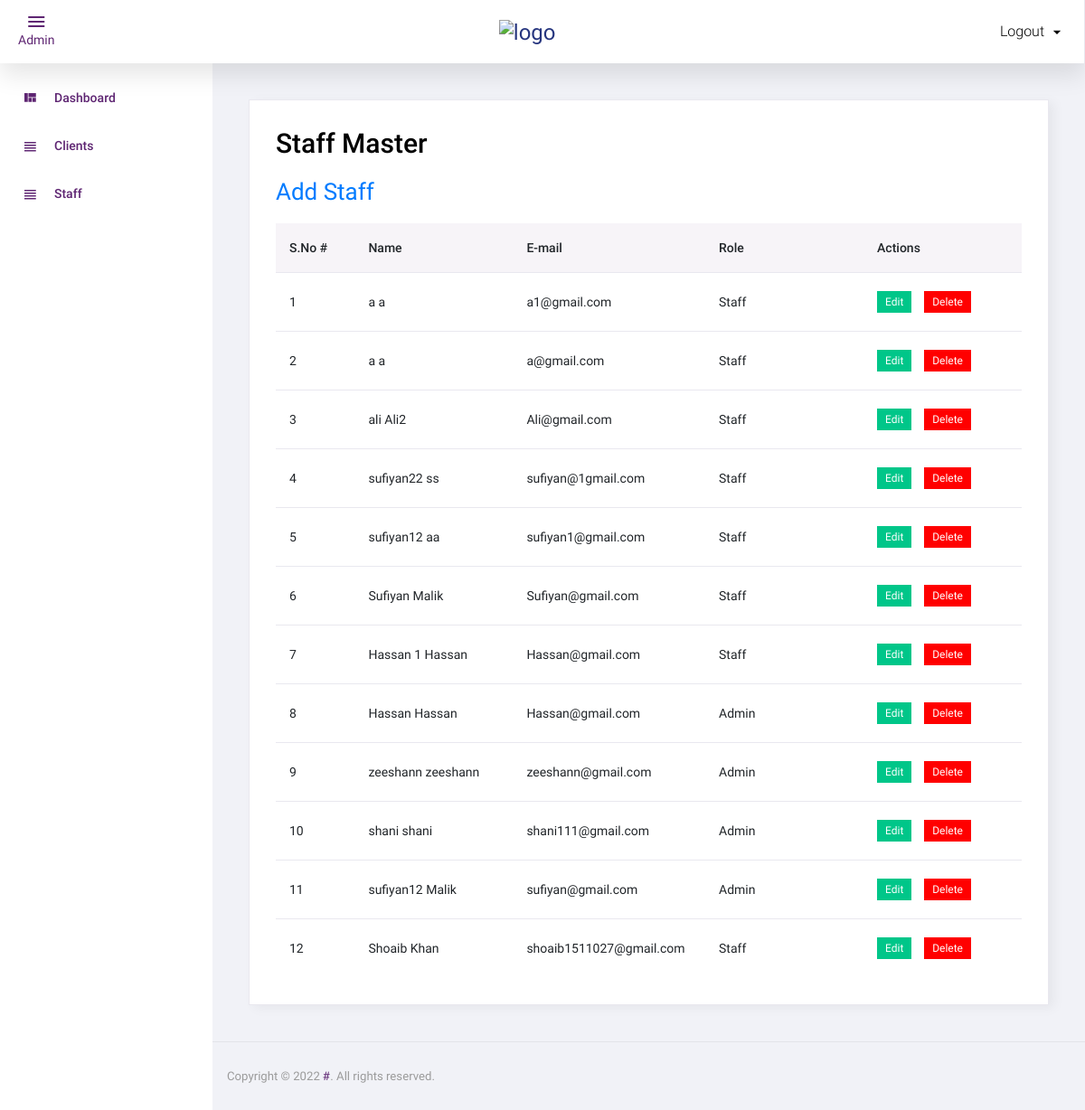
/admin/staff.php (signed in), run on the app's committed database.
### tables this page shows
CREATE TABLE `tbl_users` (
  `id` int(11) NOT NULL,
  `f_name` varchar(56) NOT NULL,
  `l_name` varchar(56) NOT NULL,
  `email` varchar(56) NOT NULL,
  `password` varchar(56) NOT NULL,
  `role` varchar(56) NOT NULL,
  `created_date` varchar(56) NOT NULL,
  `created_time` varchar(56) NOT NULL
);

### admin/staff.php (the view, shortened to what this page needs)
<?php
include('top.php');
$sql="select * from tbl_users order by id desc";
$res=mysqli_query($con,$sql);
?>
  <div class="card">
            <div class="card-body">
              <h1 class="grid_title">Staff Master</h1>
			  <a href="manage_staff.php" class="add_link">Add Staff</a>
              <div class="row grid_box">
                <div class="col-12">
                  <div class="table-responsive">
                    <table id="order-listing" class="table">
                      <thead>
                        <tr>
                            <th width="10%">S.No #</th>
                            <th width="20%">Name</th>
                            <th width="15%">E-mail</th>
                            <th width="20%">Role</th>
							<th width="20%">Actions</th>
                        </tr>
                      </thead>
                      <tbody>
                        <?php if(mysqli_num_rows($res)>0){
						$i=1;
						while($row=mysqli_fetch_assoc($res)){
						?>
						<tr>
                            <td><?php echo $i?></td>
                            <td><?php echo $row['f_name'] . " " . $row['l_name']?></td>
							<td><?php echo $row['email']?></td>
							<td>
							<?php
								if($row['role']=="1")
								{
									$row['role']="Admin";
									$name = $row['role'];
								}
								else
								{
									$row['role']="Staff";
									$name = $row['role'];
								}
							?>
							<?php echo $name;?>
						</td>
							<td>
								<a href="manage_staff.php?id=<?php echo $row['id']?>"><label class="badge badge-success hand_cursor">Edit</label></a>&nbsp;
								<a href="?id=<?php echo $row['id']?>&type=delete"><label class="badge badge-danger delete_red hand_cursor" onclick="return confirm('Are you sure want to delete?')">Delete</label></a>
							</td>
                        </tr>
                        <?php
						$i++;
						} } else { ?>
						<tr>
							<td colspan="5">No data found</td>
						</tr>
						<?php } ?>
                      </tbody>
                    </table>
                  </div>
				</div>
              </div>
            </div>
          </div>
<?php include('footer.php');?>

### data on the page
tbl_users: f_name "a", l_name "a", email "a1@gmail.com", name "Staff"
tbl_users: f_name "a", l_name "a", email "a@gmail.com", name "Staff"
tbl_users: f_name "ali", l_name "Ali2", email "Ali@gmail.com", name "Staff"
tbl_users: f_name "sufiyan22", l_name "ss", email "sufiyan@1gmail.com", name "Staff"
tbl_users: f_name "sufiyan12", l_name "aa", email "sufiyan1@gmail.com", name "Staff"
tbl_users: f_name "Sufiyan", l_name "Malik", email "Sufiyan@gmail.com", name "Staff"
tbl_users: f_name "Hassan 1", l_name "Hassan", email "Hassan@gmail.com", name "Staff"
tbl_users: f_name "Hassan", l_name "Hassan", email "Hassan@gmail.com", name "Admin"
tbl_users: f_name "zeeshann", l_name "zeeshann", email "zeeshann@gmail.com", name "Admin"
tbl_users: f_name "shani", l_name "shani", email "shani111@gmail.com", name "Admin"
tbl_users: f_name "sufiyan12", l_name "Malik", email "sufiyan@gmail.com", name "Admin"
tbl_users: f_name "Shoaib", l_name "Khan", email "shoaib1511027@gmail.com", name "Staff"

### other printed values
$name_p "Admin"
